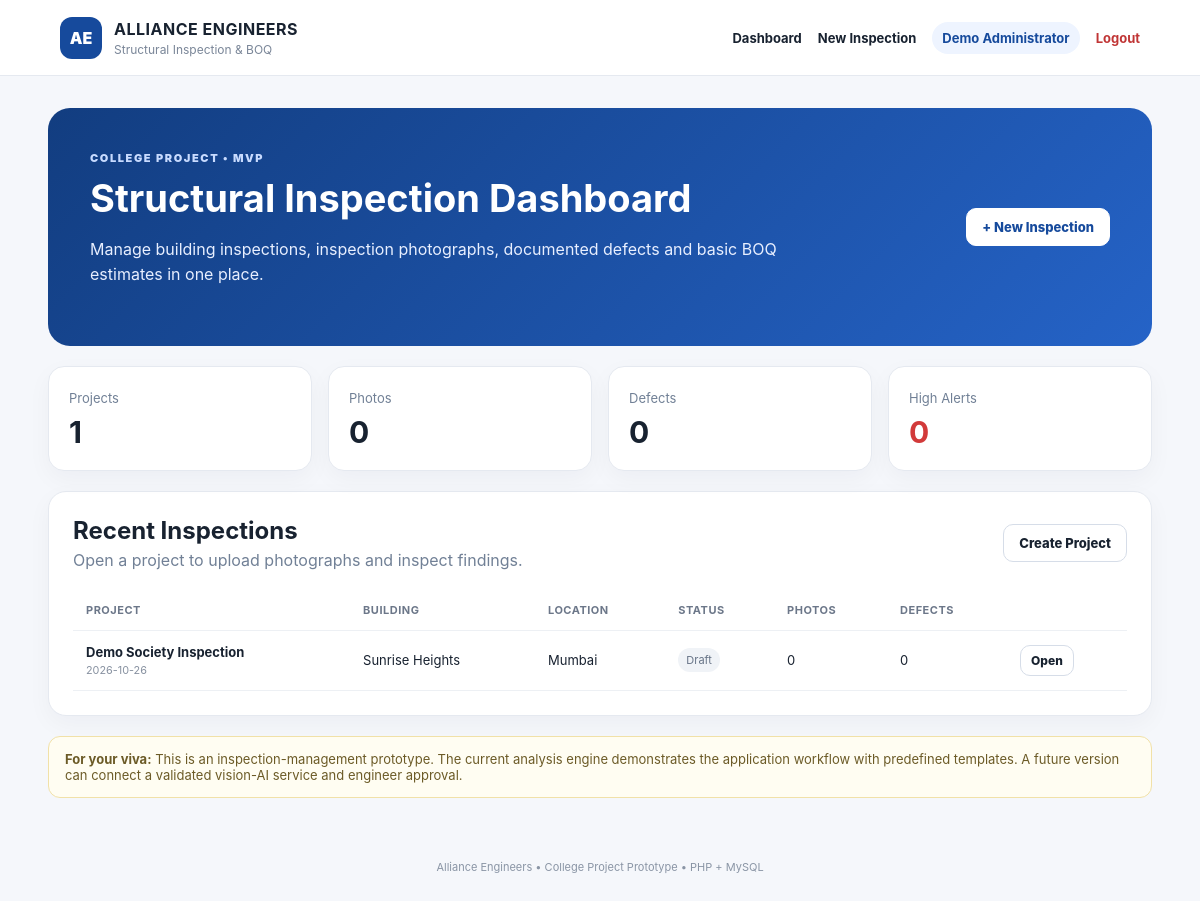
/dashboard.php (signed in), run on the app's committed database.
### tables this page shows
CREATE TABLE IF NOT EXISTS projects (
    id INT AUTO_INCREMENT PRIMARY KEY,
    project_name VARCHAR(150) NOT NULL,
    building_name VARCHAR(150) DEFAULT '',
    location VARCHAR(255) DEFAULT '',
    engineer_name VARCHAR(150) DEFAULT '',
    inspection_date DATE NOT NULL,
    status VARCHAR(30) DEFAULT 'Draft',
    created_at TIMESTAMP DEFAULT CURRENT_TIMESTAMP
);

### dashboard.php (the view, shortened to what this page needs)
<?php
require_once "config/database.php";
$projectCount = $pdo->query("SELECT COUNT(*) FROM projects")->fetchColumn();
$photoCount = $pdo->query("SELECT COUNT(*) FROM photos")->fetchColumn();
$defectCount = $pdo->query("SELECT COUNT(*) FROM defects")->fetchColumn();
$highCount = $pdo->query("SELECT COUNT(*) FROM defects WHERE severity='High'")->fetchColumn();
$projects = $pdo->query("
SELECT p.*,
(SELECT COUNT(*) FROM photos ph WHERE ph.project_id=p.id) AS photo_count,
(SELECT COUNT(*) FROM defects d WHERE d.project_id=p.id) AS defect_count
FROM projects p ORDER BY p.id DESC
")->fetchAll();
include "includes/header.php";
?>
<section class="hero">
  <div>
    <p class="eyebrow">COLLEGE PROJECT • MVP</p>
    <h1>Structural Inspection Dashboard</h1>
    <p>Manage building inspections, inspection photographs, documented defects and basic BOQ estimates in one place.</p>
  </div>
  <a class="btn btn-light" href="project_new.php">+ New Inspection</a>
</section>
<div class="stats">
  <div class="stat"><span>Projects</span><b><?= $projectCount ?></b></div>
  <div class="stat"><span>Photos</span><b><?= $photoCount ?></b></div>
  <div class="stat"><span>Defects</span><b><?= $defectCount ?></b></div>
  <div class="stat danger"><span>High Alerts</span><b><?= $highCount ?></b></div>
</div>
<section class="panel">
  <div class="panel-head"><div><h2>Recent Inspections</h2><p>Open a project to upload photographs and inspect findings.</p></div><a class="btn" href="project_new.php">Create Project</a></div>
  <div class="table-wrap">
  <table>
    <thead><tr><th>Project</th><th>Building</th><th>Location</th><th>Status</th><th>Photos</th><th>Defects</th><th></th></tr></thead>
    <tbody>
    <?php foreach($projects as $p): ?>
      <tr>
        <td><strong><?= htmlspecialchars($p['project_name']) ?></strong><small><?= htmlspecialchars($p['inspection_date']) ?></small></td>
        <td><?= htmlspecialchars($p['building_name']) ?></td>
        <td><?= htmlspecialchars($p['location']) ?></td>
        <td><span class="status-pill"><?= htmlspecialchars($p['status']) ?></span></td>
        <td><?= $p['photo_count'] ?></td>
        <td><?= $p['defect_count'] ?></td>
        <td><a class="btn btn-small" href="project.php?id=<?= $p['id'] ?>">Open</a></td>
      </tr>
    <?php endforeach; ?>
    </tbody>
  </table>
  </div>
</section>
<div class="academic-note">
<strong>For your viva:</strong> This is an inspection-management prototype. The current analysis engine demonstrates the application workflow with predefined templates. A future version can connect a validated vision-AI service and engineer approval.
</div>
<?php include "includes/footer.php"; ?>

### includes/header.php (shortened to what this page needs)
<!doctype html>
<html lang="en">
<head>
<link rel="stylesheet" href="assets/css/style.css">
</head>
<body>
<header class="topbar">
  <a class="brand" href="dashboard.php">
    <div class="brand-mark">AE</div>
    <div><strong>ALLIANCE ENGINEERS</strong><span>Structural Inspection & BOQ</span></div>
  </a>
  <nav class="nav">
    <a href="dashboard.php">Dashboard</a>
    <a href="project_new.php">New Inspection</a>
    <span class="user-chip"><?= htmlspecialchars($_SESSION['user_name'] ?? 'User') ?></span>
    <a class="logout" href="logout.php">Logout</a>
  </nav>
</header>
<main class="container">

### includes/footer.php (shortened to what this page needs)
</main>
<footer class="footer">Alliance Engineers • College Project Prototype • PHP + MySQL</footer>
</body>
</html>

### assets/css/style.css (style rules this page uses)
* { box-sizing:border-box }
:root { --blue:#164a9c;--blue2:#2563c7;--ink:#182230;--muted:#718096;--line:#e5e9f0;--bg:#f5f7fb }
body { margin:0;font-family:Inter,Segoe UI,Arial,sans-serif;background:var(--bg);color:var(--ink) }
a { text-decoration:none;color:inherit }
.topbar { height:76px;background:#fff;border-bottom:1px solid var(--line);display:flex;align-items:center;justify-content:space-between;padding:0 5%;position:sticky;top:0;z-index:20 }
.brand { display:flex;align-items:center;gap:12px }
.brand-mark { width:42px;height:42px;border-radius:12px;background:var(--blue);color:#fff;display:grid;place-items:center;font-weight:900 }
.brand strong { display:block;font-size:16px;letter-spacing:.5px }
.brand span { display:block;color:#7a8698;font-size:12px;margin-top:3px }
.nav { display:flex;align-items:center;gap:16px;font-size:13px;font-weight:700 }
.user-chip { background:#eef4ff;color:var(--blue);padding:8px 10px;border-radius:20px }
.logout { color:#c03535!important }
.container { width:min(1180px,92%);margin:32px auto }
.hero { background:linear-gradient(135deg,#123d80,#2563c7);color:#fff;border-radius:22px;padding:42px;display:flex;justify-content:space-between;align-items:center;gap:20px;margin-bottom:20px }
.hero h1 { font-size:38px;margin:7px 0 }
.hero p { max-width:700px;line-height:1.6;color:#e8efff }
.eyebrow { font-size:11px;font-weight:900;letter-spacing:1.6px;color:#607087;margin:0 0 6px }
.hero .eyebrow { color:#c8dbff }
.stats { display:grid;grid-template-columns:repeat(4,1fr);gap:16px;margin-bottom:20px }
.stat { background:#fff;border:1px solid var(--line);border-radius:16px;padding:20px;box-shadow:0 8px 25px #1720330a }
.stat span { color:var(--muted);font-size:13px }
.stat b { display:block;font-size:30px;margin-top:7px }
.stat.danger b { color:#d23a3a }
.panel,.report-paper { background:#fff;border:1px solid var(--line);border-radius:18px;padding:24px;box-shadow:0 8px 25px #1720330a;margin-bottom:20px }
.panel-head { display:flex;justify-content:space-between;align-items:center;gap:18px;margin-bottom:20px }
.panel h2 { margin:0 0 5px }
.panel-head p { margin:0;color:var(--muted) }
.btn { display:inline-flex;align-items:center;justify-content:center;border:1px solid #d6dde8;background:#fff;border-radius:10px;padding:10px 15px;font-weight:800;font-size:13px;cursor:pointer }
.btn-light { background:#fff;color:var(--blue);border-color:#fff }
.btn-small { padding:7px 10px;font-size:12px }
.table-wrap { overflow:auto }
table { width:100%;border-collapse:collapse }
th,td { text-align:left;padding:13px;border-bottom:1px solid #edf0f4;font-size:13px }
th { font-size:11px;text-transform:uppercase;color:#6c7789;letter-spacing:.5px }
td small { display:block;color:#8791a0;margin-top:4px }
.status-pill { font-size:11px;background:#f0f3f7;color:#667386;border-radius:20px;padding:5px 8px;display:inline-block }
.academic-note { background:#fffdf2;border:1px solid #f1e1a8;border-radius:12px;padding:14px 16px;color:#6c5b27;font-size:13px;margin-bottom:20px }
.footer { text-align:center;color:#8a95a5;font-size:11px;padding:30px }

### data on the page
projects: project_name "Demo Society Inspection", inspection_date "2026-10-26", building_name "Sunrise Heights", location "Mumbai", status "Draft", photo_count "0", defect_count "0"

### other printed values
$_SESSION['user_name'] "Demo Administrator"
$projectCount "1"
$photoCount "0"
$defectCount "0"
$highCount "0"
